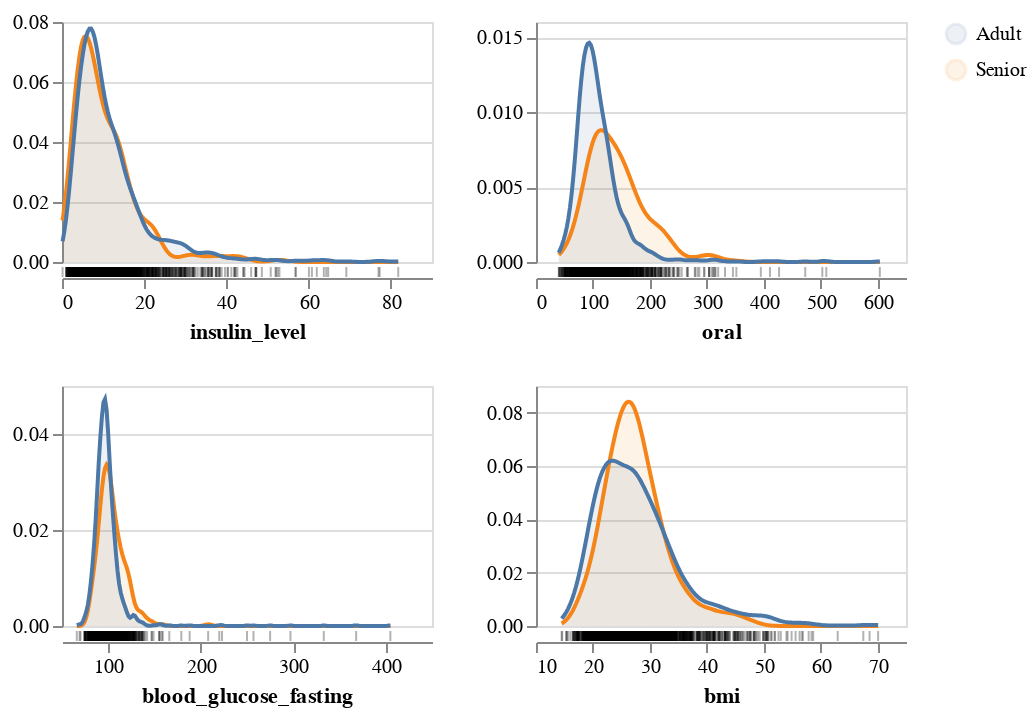

Write notebook code for a chart like this one.
### Code cell
aly.alt.data_transformers.enable('vegafusion')
aly.dist(data_train, color = 'age_group')

### Figure 1 — Vega specification as saved in the notebook (floating-point values rounded to 4 significant figures; data arrays with more than 128 entries replaced by an {"elided": "..."} marker saying what was removed)
{"$schema": "https://vega.github.io/schema/vega/v5.json", "data": [{"name": "source_0", "values": {"elided": "1707 records"}}, {"name": "data_0", "source": "source_0", "transform": [{"type": "kde", "field": "insulin_level", "groupby": ["age_group"], "resolve": "shared", "minsteps": 100, "as": ["insulin_level", "density"]}]}, {"name": "data_1", "values": {"elided": "1707 records"}}, {"name": "data_2", "source": "source_0", "transform": [{"type": "kde", "field": "oral", "groupby": ["age_group"], "resolve": "shared", "as": ["oral", "density"], "minsteps": 100}]}, {"name": "data_3", "values": {"elided": "1707 records"}}, {"name": "data_4", "source": "source_0", "transform": [{"type": "kde", "field": "blood_glucose_fasting", "as": ["blood_glucose_fasting", "density"], "groupby": ["age_group"], "resolve": "shared", "minsteps": 100}]}, {"name": "data_5", "values": {"elided": "1707 records"}}, {"name": "data_6", "source": "source_0", "transform": [{"type": "kde", "groupby": ["age_group"], "as": ["bmi", "density"], "resolve": "shared", "minsteps": 100, "field": "bmi"}]}, {"name": "data_7", "values": {"elided": "1707 records"}}, {"name": "data_0_color_domain_age_group_0", "source": "data_0", "transform": [{"type": "aggregate", "groupby": ["age_group"], "fields": [], "ops": [], "as": []}, {"type": "formula", "expr": "datum['age_group']", "as": "sort_field"}, {"type": "project", "fields": ["age_group"]}]}, {"name": "data_2_color_domain_age_group_1", "source": "data_2", "transform": [{"type": "aggregate", "groupby": ["age_group"], "fields": [], "ops": [], "as": []}, {"type": "formula", "expr": "datum['age_group']", "as": "sort_field"}, {"type": "project", "fields": ["age_group"]}]}, {"name": "data_4_color_domain_age_group_2", "source": "data_4", "transform": [{"type": "aggregate", "groupby": ["age_group"], "fields": [], "ops": [], "as": []}, {"type": "formula", "expr": "datum['age_group']", "as": "sort_field"}, {"type": "project", "fields": ["age_group"]}]}, {"name": "data_6_color_domain_age_group_3", "source": "data_6", "transform": [{"type": "aggregate", "groupby": ["age_group"], "fields": [], "ops": [], "as": []}, {"type": "formula", "expr": "datum['age_group']", "as": "sort_field"}, {"type": "project", "fields": ["age_group"]}]}, {"name": "data_0_concat_0_y_domain_density", "source": "data_0", "transform": [{"type": "formula", "expr": "+datum['density']", "as": "density"}, {"type": "aggregate", "groupby": [], "fields": ["density", "density"], "ops": ["min", "max"], "as": ["min", "max"]}]}, {"name": "data_2_concat_1_y_domain_density", "source": "data_2", "transform": [{"type": "formula", "expr": "+datum['density']", "as": "density"}, {"type": "aggregate", "groupby": [], "fields": ["density", "density"], "ops": ["min", "max"], "as": ["min", "max"]}]}, {"name": "data_4_concat_2_y_domain_density", "source": "data_4", "transform": [{"type": "formula", "expr": "+datum['density']", "as": "density"}, {"type": "aggregate", "groupby": [], "fields": ["density", "density"], "ops": ["min", "max"], "as": ["min", "max"]}]}, {"name": "data_6_concat_3_y_domain_density", "source": "data_6", "transform": [{"type": "formula", "expr": "+datum['density']", "as": "density"}, {"type": "aggregate", "groupby": [], "fields": ["density", "density"], "ops": ["min", "max"], "as": ["min", "max"]}]}], "signals": [{"name": "childWidth", "value": 185}, {"name": "childHeight", "value": 120}], "marks": [{"type": "group", "name": "concat_0_group", "encode": {"update": {"height": {"signal": "childHeight"}, "width": {"signal": "childWidth"}}}, "marks": [{"type": "group", "name": "concat_0_layer_0_pathgroup", "from": {"facet": {"data": "data_0", "name": "faceted_path_concat_0_layer_0_main", "groupby": ["age_group"]}}, "encode": {"update": {"width": {"field": {"signal": null, "datum": null, "group": "width", "parent": null}}, "height": {"field": {"signal": null, "datum": null, "group": "height", "parent": null}}}}, "marks": [{"type": "area", "name": "concat_0_layer_0_marks", "from": {"data": "faceted_path_concat_0_layer_0_main"}, "sort": {"field": "x"}, "encode": {"update": {"fill": {"field": "age_group", "scale": "color"}, "orient": {"value": "vertical"}, "y2": {"value": 0, "scale": "concat_0_y"}, "y": {"field": "density", "scale": "concat_0_y"}, "x": {"field": "insulin_level", "scale": "concat_0_x"}, "opacity": {"value": 0.1}, "defined": {"signal": "isValid(datum[\"insulin_level\"]) && isFinite(+datum[\"insulin_level\"]) && isValid(datum[\"density\"]) && isFinite(+datum[\"density\"])"}}}, "style": ["area"]}]}, {"type": "group", "name": "concat_0_layer_1_pathgroup", "from": {"facet": {"data": "data_0", "name": "faceted_path_concat_0_layer_1_main", "groupby": ["age_group"]}}, "encode": {"update": {"width": {"field": {"signal": null, "datum": null, "group": "width", "parent": null}}, "height": {"field": {"signal": null, "datum": null, "group": "height", "parent": null}}}}, "marks": [{"type": "line", "name": "concat_0_layer_1_marks", "from": {"data": "faceted_path_concat_0_layer_1_main"}, "sort": {"field": "x"}, "encode": {"update": {"defined": {"signal": "isValid(datum[\"insulin_level\"]) && isFinite(+datum[\"insulin_level\"]) && isValid(datum[\"density\"]) && isFinite(+datum[\"density\"])"}, "stroke": {"field": "age_group", "scale": "color"}, "x": {"field": "insulin_level", "scale": "concat_0_x"}, "y": {"field": "density", "scale": "concat_0_y"}}}, "style": ["line"]}]}, {"type": "rect", "name": "concat_0_layer_2_marks", "from": {"data": "data_1"}, "encode": {"update": {"xc": {"field": "insulin_level", "scale": "concat_0_x"}, "yc": {"signal": "childHeight", "offset": 65, "mult": 0.5}, "opacity": {"value": 0.3}, "width": {"value": 1}, "fill": {"value": "black"}, "height": {"value": 5}, "tooltip": {"value": "Individual observations"}}}, "style": ["tick"]}], "axes": [{"scale": "concat_0_y", "aria": false, "maxExtent": 0, "minExtent": 0, "domain": false, "ticks": false, "gridScale": "concat_0_x", "orient": "left", "labels": false, "zindex": 0, "grid": true, "tickCount": {"signal": "ceil(childHeight/40)"}}, {"scale": "concat_0_x", "labelFlush": true, "labelOverlap": true, "title": "insulin_level", "orient": "bottom", "offset": 8, "grid": false, "zindex": 0, "tickCount": {"signal": "ceil(childWidth/40)"}}, {"scale": "concat_0_y", "tickCount": {"signal": "ceil(childHeight/40)"}, "grid": false, "labelOverlap": true, "orient": "left", "zindex": 0}], "style": "cell"}, {"type": "group", "name": "concat_1_group", "encode": {"update": {"height": {"signal": "childHeight"}, "width": {"signal": "childWidth"}}}, "marks": [{"type": "group", "name": "concat_1_layer_0_pathgroup", "from": {"facet": {"data": "data_2", "name": "faceted_path_concat_1_layer_0_main", "groupby": ["age_group"]}}, "encode": {"update": {"height": {"field": {"signal": null, "datum": null, "group": "height", "parent": null}}, "width": {"field": {"signal": null, "datum": null, "group": "width", "parent": null}}}}, "marks": [{"type": "area", "name": "concat_1_layer_0_marks", "from": {"data": "faceted_path_concat_1_layer_0_main"}, "sort": {"field": "x"}, "encode": {"update": {"y2": {"value": 0, "scale": "concat_1_y"}, "opacity": {"value": 0.1}, "orient": {"value": "vertical"}, "y": {"field": "density", "scale": "concat_1_y"}, "fill": {"field": "age_group", "scale": "color"}, "defined": {"signal": "isValid(datum[\"oral\"]) && isFinite(+datum[\"oral\"]) && isValid(datum[\"density\"]) && isFinite(+datum[\"density\"])"}, "x": {"field": "oral", "scale": "concat_1_x"}}}, "style": ["area"]}]}, {"type": "group", "name": "concat_1_layer_1_pathgroup", "from": {"facet": {"data": "data_2", "name": "faceted_path_concat_1_layer_1_main", "groupby": ["age_group"]}}, "encode": {"update": {"width": {"field": {"signal": null, "datum": null, "group": "width", "parent": null}}, "height": {"field": {"signal": null, "datum": null, "group": "height", "parent": null}}}}, "marks": [{"type": "line", "name": "concat_1_layer_1_marks", "from": {"data": "faceted_path_concat_1_layer_1_main"}, "sort": {"field": "x"}, "encode": {"update": {"stroke": {"field": "age_group", "scale": "color"}, "x": {"field": "oral", "scale": "concat_1_x"}, "defined": {"signal": "isValid(datum[\"oral\"]) && isFinite(+datum[\"oral\"]) && isValid(datum[\"density\"]) && isFinite(+datum[\"density\"])"}, "y": {"field": "density", "scale": "concat_1_y"}}}, "style": ["line"]}]}, {"type": "rect", "name": "concat_1_layer_2_marks", "from": {"data": "data_3"}, "encode": {"update": {"yc": {"signal": "childHeight", "offset": 65, "mult": 0.5}, "height": {"value": 5}, "opacity": {"value": 0.3}, "tooltip": {"value": "Individual observations"}, "fill": {"value": "black"}, "xc": {"field": "oral", "scale": "concat_1_x"}, "width": {"value": 1}}}, "style": ["tick"]}], "axes": [{"scale": "concat_1_y", "gridScale": "concat_1_x", "tickCount": {"signal": "ceil(childHeight/40)"}, "orient": "left", "labels": false, "aria": false, "maxExtent": 0, "ticks": false, "grid": true, "minExtent": 0, "zindex": 0, "domain": false}, {"scale": "concat_1_x", "labelFlush": true, "grid": false, "tickCount": {"signal": "ceil(childWidth/40)"}, "labelOverlap": true, "title": "oral", "zindex": 0, "offset": 8, "orient": "bottom"}, {"scale": "concat_1_y", "grid": false, "labelOverlap": true, "tickCount": {"signal": "ceil(childHeight/40)"}, "zindex": 0, "orient": "left"}], "style": "cell"}, {"type": "group", "name": "concat_2_group", "encode": {"update": {"width": {"signal": "childWidth"}, "height": {"signal": "childHeight"}}}, "marks": [{"type": "group", "name": "concat_2_layer_0_pathgroup", "from": {"facet": {"data": "data_4", "name": "faceted_path_concat_2_layer_0_main", "groupby": ["age_group"]}}, "encode": {"update": {"height": {"field": {"signal": null, "datum": null, "group": "height", "parent": null}}, "width": {"field": {"signal": null, "datum": null, "group": "width", "parent": null}}}}, "marks": [{"type": "area", "name": "concat_2_layer_0_marks", "from": {"data": "faceted_path_concat_2_layer_0_main"}, "sort": {"field": "x"}, "encode": {"update": {"y2": {"value": 0, "scale": "concat_2_y"}, "y": {"field": "density", "scale": "concat_2_y"}, "defined": {"signal": "isValid(datum[\"blood_glucose_fasting\"]) && isFinite(+datum[\"blood_glucose_fasting\"]) && isValid(datum[\"density\"]) && isFinite(+datum[\"density\"])"}, "opacity": {"value": 0.1}, "x": {"field": "blood_glucose_fasting", "scale": "concat_2_x"}, "fill": {"field": "age_group", "scale": "color"}, "orient": {"value": "vertical"}}}, "style": ["area"]}]}, {"type": "group", "name": "concat_2_layer_1_pathgroup", "from": {"facet": {"data": "data_4", "name": "faceted_path_concat_2_layer_1_main", "groupby": ["age_group"]}}, "encode": {"update": {"width": {"field": {"signal": null, "datum": null, "group": "width", "parent": null}}, "height": {"field": {"signal": null, "datum": null, "group": "height", "parent": null}}}}, "marks": [{"type": "line", "name": "concat_2_layer_1_marks", "from": {"data": "faceted_path_concat_2_layer_1_main"}, "sort": {"field": "x"}, "encode": {"update": {"defined": {"signal": "isValid(datum[\"blood_glucose_fasting\"]) && isFinite(+datum[\"blood_glucose_fasting\"]) && isValid(datum[\"density\"]) && isFinite(+datum[\"density\"])"}, "y": {"field": "density", "scale": "concat_2_y"}, "x": {"field": "blood_glucose_fasting", "scale": "concat_2_x"}, "stroke": {"field": "age_group", "scale": "color"}}}, "style": ["line"]}]}, {"type": "rect", "name": "concat_2_layer_2_marks", "from": {"data": "data_5"}, "encode": {"update": {"width": {"value": 1}, "fill": {"value": "black"}, "yc": {"signal": "childHeight", "offset": 65, "mult": 0.5}, "opacity": {"value": 0.3}, "xc": {"field": "blood_glucose_fasting", "scale": "concat_2_x"}, "tooltip": {"value": "Individual observations"}, "height": {"value": 5}}}, "style": ["tick"]}], "axes": [{"scale": "concat_2_y", "zindex": 0, "ticks": false, "orient": "left", "domain": false, "aria": false, "grid": true, "maxExtent": 0, "gridScale": "concat_2_x", "tickCount": {"signal": "ceil(childHeight/40)"}, "labels": false, "minExtent": 0}, {"scale": "concat_2_x", "grid": false, "title": "blood_glucose_fasting", "zindex": 0, "tickCount": {"signal": "ceil(childWidth/40)"}, "orient": "bottom", "offset": 8, "labelFlush": true, "labelOverlap": true}, {"scale": "concat_2_y", "orient": "left", "zindex": 0, "tickCount": {"signal": "ceil(childHeight/40)"}, "labelOverlap": true, "grid": false}], "style": "cell"}, {"type": "group", "name": "concat_3_group", "encode": {"update": {"width": {"signal": "childWidth"}, "height": {"signal": "childHeight"}}}, "marks": [{"type": "group", "name": "concat_3_layer_0_pathgroup", "from": {"facet": {"data": "data_6", "name": "faceted_path_concat_3_layer_0_main", "groupby": ["age_group"]}}, "encode": {"update": {"width": {"field": {"signal": null, "datum": null, "group": "width", "parent": null}}, "height": {"field": {"signal": null, "datum": null, "group": "height", "parent": null}}}}, "marks": [{"type": "area", "name": "concat_3_layer_0_marks", "from": {"data": "faceted_path_concat_3_layer_0_main"}, "sort": {"field": "x"}, "encode": {"update": {"y2": {"value": 0, "scale": "concat_3_y"}, "fill": {"field": "age_group", "scale": "color"}, "orient": {"value": "vertical"}, "defined": {"signal": "isValid(datum[\"bmi\"]) && isFinite(+datum[\"bmi\"]) && isValid(datum[\"density\"]) && isFinite(+datum[\"density\"])"}, "x": {"field": "bmi", "scale": "concat_3_x"}, "y": {"field": "density", "scale": "concat_3_y"}, "opacity": {"value": 0.1}}}, "style": ["area"]}]}, {"type": "group", "name": "concat_3_layer_1_pathgroup", "from": {"facet": {"data": "data_6", "name": "faceted_path_concat_3_layer_1_main", "groupby": ["age_group"]}}, "encode": {"update": {"height": {"field": {"signal": null, "datum": null, "group": "height", "parent": null}}, "width": {"field": {"signal": null, "datum": null, "group": "width", "parent": null}}}}, "marks": [{"type": "line", "name": "concat_3_layer_1_marks", "from": {"data": "faceted_path_concat_3_layer_1_main"}, "sort": {"field": "x"}, "encode": {"update": {"stroke": {"field": "age_group", "scale": "color"}, "y": {"field": "density", "scale": "concat_3_y"}, "x": {"field": "bmi", "scale": "concat_3_x"}, "defined": {"signal": "isValid(datum[\"bmi\"]) && isFinite(+datum[\"bmi\"]) && isValid(datum[\"density\"]) && isFinite(+datum[\"density\"])"}}}, "style": ["line"]}]}, {"type": "rect", "name": "concat_3_layer_2_marks", "from": {"data": "data_7"}, "encode": {"update": {"tooltip": {"value": "Individual observations"}, "width": {"value": 1}, "height": {"value": 5}, "opacity": {"value": 0.3}, "yc": {"signal": "childHeight", "offset": 65, "mult": 0.5}, "fill": {"value": "black"}, "xc": {"field": "bmi", "scale": "concat_3_x"}}}, "style": ["tick"]}], "axes": [{"scale": "concat_3_y", "domain": false, "labels": false, "minExtent": 0, "ticks": false, "grid": true, "aria": false, "maxExtent": 0, "orient": "left", "gridScale": "concat_3_x", "tickCount": {"signal": "ceil(childHeight/40)"}, "zindex": 0}, {"scale": "concat_3_x", "grid": false, "labelFlush": true, "tickCount": {"signal": "ceil(childWidth/40)"}, "zindex": 0, "title": "bmi", "orient": "bottom", "labelOverlap": true, "offset": 8}, {"scale": "concat_3_y", "grid": false, "labelOverlap": true, "zindex": 0, "tickCount": {"signal": "ceil(childHeight/40)"}, "orient": "left"}], "style": "cell"}], "scales": [{"name": "color", "type": "ordinal", "domain": {"fields": [{"data": "data_0_color_domain_age_group_0", "field": "age_group"}, {"data": "data_2_color_domain_age_group_1", "field": "age_group"}, {"data": "data_4_color_domain_age_group_2", "field": "age_group"}, {"data": "data_6_color_domain_age_group_3", "field": "age_group"}], "sort": true}, "range": "category"}, {"name": "concat_0_x", "type": "linear", "domain": {"fields": [{"data": "data_0", "field": "insulin_level"}, {"data": "data_1", "field": "insulin_level"}]}, "range": [0, {"signal": "childWidth"}], "nice": true, "zero": false}, {"name": "concat_0_y", "type": "linear", "domain": [{"signal": "(data(\"data_0_concat_0_y_domain_density\")[0] || {}).min"}, {"signal": "(data(\"data_0_concat_0_y_domain_density\")[0] || {}).max"}], "range": [{"signal": "childHeight"}, 0], "nice": true, "zero": true}, {"name": "concat_1_x", "type": "linear", "domain": {"fields": [{"data": "data_2", "field": "oral"}, {"data": "data_3", "field": "oral"}]}, "range": [0, {"signal": "childWidth"}], "nice": true, "zero": false}, {"name": "concat_1_y", "type": "linear", "domain": [{"signal": "(data(\"data_2_concat_1_y_domain_density\")[0] || {}).min"}, {"signal": "(data(\"data_2_concat_1_y_domain_density\")[0] || {}).max"}], "range": [{"signal": "childHeight"}, 0], "nice": true, "zero": true}, {"name": "concat_2_x", "type": "linear", "domain": {"fields": [{"data": "data_4", "field": "blood_glucose_fasting"}, {"data": "data_5", "field": "blood_glucose_fasting"}]}, "range": [0, {"signal": "childWidth"}], "zero": false, "nice": true}, {"name": "concat_2_y", "type": "linear", "domain": [{"signal": "(data(\"data_4_concat_2_y_domain_density\")[0] || {}).min"}, {"signal": "(data(\"data_4_concat_2_y_domain_density\")[0] || {}).max"}], "range": [{"signal": "childHeight"}, 0], "nice": true, "zero": true}, {"name": "concat_3_x", "type": "linear", "domain": {"fields": [{"data": "data_6", "field": "bmi"}, {"data": "data_7", "field": "bmi"}]}, "range": [0, {"signal": "childWidth"}], "nice": true, "zero": false}, {"name": "concat_3_y", "type": "linear", "domain": [{"signal": "(data(\"data_6_concat_3_y_domain_density\")[0] || {}).min"}, {"signal": "(data(\"data_6_concat_3_y_domain_density\")[0] || {}).max"}], "range": [{"signal": "childHeight"}, 0], "nice": true, "zero": true}], "padding": 5, "layout": {"padding": 20, "columns": 2, "bounds": "full", "align": "each"}, "background": "white", "legends": [{"fill": "color", "symbolType": "circle", "encode": {"symbols": {"update": {"opacity": {"value": 0.1}}}}, "stroke": "color"}]}
